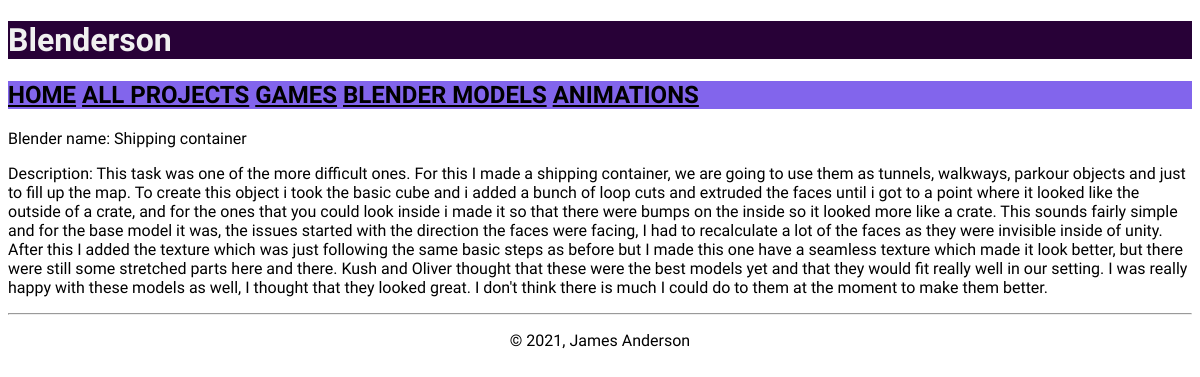
The page /blender/1 on the database its author committed.
### models.py (models this page shows)
class Project(db.Model):
    __tablename__ = 'Project'
    id = db.Column(db.Integer, primary_key=True)
    name = db.Column(db.String())
    image = db.Column(db.String())
    description = db.Column(db.Text())
    category = db.Column(db.Integer)

### main.py (the view)
@app.route('/blender/<int:id>')
def blender(id):
  blender = models.Project.query.filter_by(id=id).first_or_404()
  print(blender)
  return render_template('blender.html', blender=blender)

### templates/blender.html
{% extends 'layout.html' %}
{% block content %}
<p>Blender name:  {{ blender.name }}</p>
<p>Description: {{ blender.description }}</p>
{% endblock %}

### Static/css/style.css (style rules this page uses)
html { font-family: 'New Tegomin', serif; background-color: rgb(255, 255, 255); }

### rows shown on the page
Project: name "Shipping container", description "This task was one of the more difficult ones. For this I made a shipping container, we are going to use them as tunnels, walkways, parkour objects and just to fill up the map. To create this object i took the basic cube and i added a bunch of loop cuts and extruded the faces until i got to a point where it looked like the outside of a crate, and for the ones that you could look inside i made it so that there were bumps on the inside so it looked more like a crate. This sounds fairly simple and for the base model it was, the issues started with the direction the faces were facing, I had to recalculate a lot of the faces as they were invisible inside of unity. After this I added the texture…"
